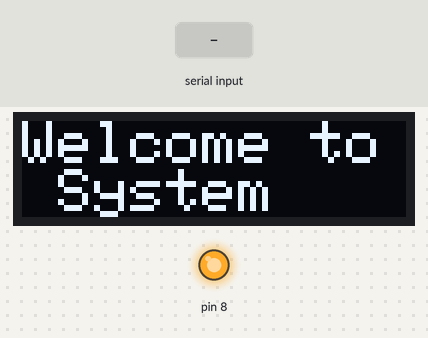
Bench run of a sketch on a simulated Arduino Uno, built with avr-gcc and run on an emulated ATmega328P. On the bench: 128×32 one-colour display, output pins drawn as LEDs (lit = HIGH). Dashed ring = blinking. The inputs (shaded band) are chosen by the test bench. The display library's start-up logo is not drawn; what the sketch prints to the serial monitor is not drawn.

Above: at 2.6 s.
At 16.8 s:
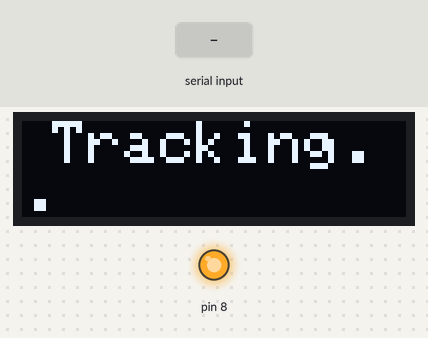
16.9 s: byte 30 received over Serial
At 17.7 s:
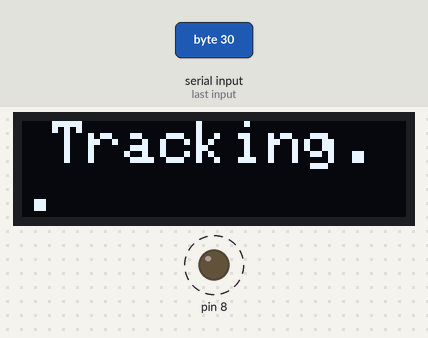
Timing chart, 0 to 21.4 s (numbered marks = the images above; inputs shaded):
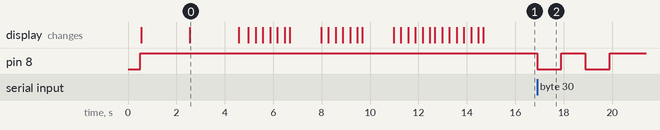

The sketch:

Slave_code.ino
```cpp
//Define for oled siaply

#include <SPI.h>
#include <Wire.h>
#include <Adafruit_GFX.h>
#include <Adafruit_SSD1306.h>

#define SCREEN_WIDTH 128 // OLED display width, in pixels
#define SCREEN_HEIGHT 32 // OLED display height, in pixels

// Declaration for an SSD1306 display connected to I2C (SDA, SCL pins)
// The pins for I2C are defined by the Wire-library. `
// On an arduino UNO:       A4(SDA), A5(SCL)
// On an arduino MEGA 2560: 20(SDA), 21(SCL)
// On an arduino LEONARDO:   2(SDA),  3(SCL), ...
#define OLED_RESET     4 // Reset pin # (or -1 if sharing Arduino reset pin)
#define SCREEN_ADDRESS 0x3C ///< See datasheet for Address; 0x3D for 128x64, 0x3C for 128x32
Adafruit_SSD1306 display(SCREEN_WIDTH, SCREEN_HEIGHT, &Wire, OLED_RESET);

#define NUMFLAKES     10 // Number of snowflakes in the animation example

#define LOGO_HEIGHT   16
#define LOGO_WIDTH    16
static const unsigned char PROGMEM logo_bmp[] =
{ 0b00000000, 0b11000000,
  0b00000001, 0b11000000,
  0b00000001, 0b11000000,
  0b00000011, 0b11100000,
  0b11110011, 0b11100000,
  0b11111110, 0b11111000,
  0b01111110, 0b11111111,
  0b00110011, 0b10011111,
  0b00011111, 0b11111100,
  0b00001101, 0b01110000,
  0b00011011, 0b10100000,
  0b00111111, 0b11100000,
  0b00111111, 0b11110000,
  0b01111100, 0b11110000,
  0b01110000, 0b01110000,
  0b00000000, 0b00110000
};


int recived_state = -1;
int current_state = -1;

void setup() {
  // put your setup code here, to run once:
  Serial.begin(115200);
  pinMode(8, OUTPUT);
  digitalWrite(8, LOW);
  delay(500);
  digitalWrite(8, HIGH);
  if (!display.begin(SSD1306_SWITCHCAPVCC, SCREEN_ADDRESS)) {
    Serial.println(F("SSD1306 allocation failed"));
    for (;;); // Don't proceed, loop forever
  }

  // Show initial display buffer contents on the screen --
  // the library initializes this with an Adafruit splash screen.
  display.display();
  delay(2000); // Pause for 2 seconds

  // Clear the buffer
  display.clearDisplay();

  // Draw a single pixel in white
  //display.drawPixel(10, 10, SSD1306_WHITE);

  // Show the display buffer on the screen. You MUST call display() after
  // drawing commands to make them visible on screen!
  //display.display();

  //delay(2000);
  testdrawstyles(-1);    // Draw 'stylized' characters
  testscrolltext(-1);
}

void loop() {
  // put your main code here, to run repeatedly:
  digitalWrite(8, HIGH);
  while (Serial.available() > 0)
  {
    recived_state = Serial.read();
    Serial.println(recived_state);
    if (recived_state != current_state)
    {
      current_state = recived_state;
      digitalWrite(8, LOW);
      delay(1000);
      digitalWrite(8, HIGH);
      delay(1000);
      digitalWrite(8, LOW);
      delay(1000);
      digitalWrite(8, HIGH);
      switch (current_state)
      {
        case 1:
          Serial.println("User Moving toward right");
                    testdrawstyles(1);
          testscrolltext(1);
          break;
        case 2:
          Serial.println("USerMoving towwards left");
                    testdrawstyles(2);
          testscrolltext(2);
          break;
        case 3:
          Serial.println("USerMoving towwards up");
          testdrawstyles(3);
          testscrolltext(3);
          break;
        case 4:
          Serial.println("USerMoving towwards down");
          testdrawstyles(4);
          testscrolltext(4);
          break;
      }
    }
  }
}


void testdrawstyles(int num) {
  display.clearDisplay();

  display.setTextSize(2);             // Normal 1:1 pixel scale
  display.setTextColor(SSD1306_WHITE);        // Draw white text
  display.setCursor(0, 0);            // Start at top-left corner
  if (num == 1)
  {
    //Right
    display.println(F("Need water"));
  }
  else if (num == 2)
  {
    //LEFT
    display.println(F("Need Food"));
  }
  else if (num == 3)
  {
    //UP
    display.println(F("Need to use Washroom"));
  }
  else if (num == 4)
  {
    //Down

    display.println(F("Some Emergency"));
  }
  else
  {
    display.println(F("Welcome to System"));
  }
  display.display();
  delay(2000);
}

void testscrolltext(int num) {
  display.clearDisplay();

  display.setTextSize(2); // Draw 2X-scale text
  display.setTextColor(SSD1306_WHITE);
  display.setCursor(10, 0);
  //  display.println(F("scroll"));
  if (num == 1)
  {
    //Right
    display.println(F("Water"));
  }
  else if (num == 2)
  {
    //LEft
    display.println(F("Food"));
  }
  else if (num == 3)
  {
    //Up
    display.println(F("Washroom"));
  }
  else if (num == 4)
  {
    display.println(F("Emergency"));
  }
  else
  {
    display.println(F("Tracking.."));
  }

  display.display();      // Show initial text
  delay(100);

  // Scroll in various directions, pausing in-between:
  display.startscrollright(0x00, 0x0F);
  delay(2000);
  display.stopscroll();
  delay(1000);
  display.startscrollleft(0x00, 0x0F);
  delay(2000);
  display.stopscroll();
  delay(1000);
  display.startscrolldiagright(0x00, 0x07);
  delay(2000);
  display.startscrolldiagleft(0x00, 0x07);
  delay(2000);
  display.stopscroll();
  delay(1000);
}
```

Measured:
- after the input at 16.9 s, pin 8: alternates HIGH for 1.0 s and LOW for 1.0 s, 4 changes in all, then stays HIGH, starting at once
- what the display in image 0 shows lasts 2.0 s, from 2.6 s to 4.6 s
